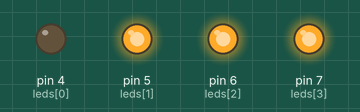
Recording of a sketch running on a simulated Arduino Uno, built with avr-gcc and run on an emulated ATmega328P. Parts: output pins drawn as LEDs (lit = HIGH).

Above: at 0.1 s.
At 1.1 s:
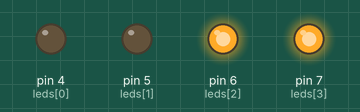
At 2.1 s:
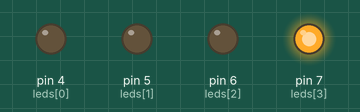
At 3.1 s:
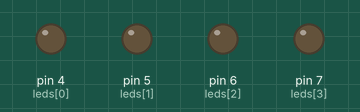
At 14.1 s:
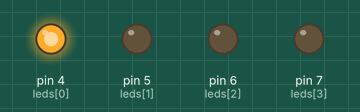
At 17.1 s:
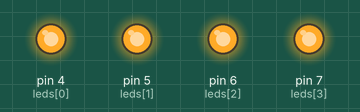
Timing chart, 0 to 18.6 s (numbered marks = the images above):
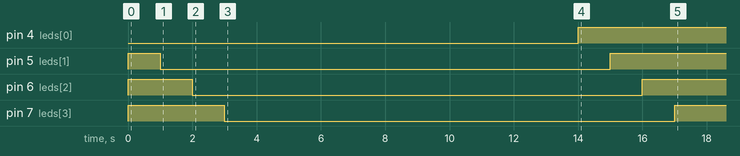

Measured:
- by itself, pin 4 (leds[0]): LOW → HIGH at 14.0 s
- by itself, pin 5 (leds[1]): HIGH → LOW at 1.0 s, → HIGH 14.0 s later
- by itself, pin 6 (leds[2]): HIGH → LOW at 2.0 s, → HIGH 14.0 s later
- by itself, pin 7 (leds[3]): HIGH → LOW at 3.0 s, → HIGH 14.0 s later

The sketch:

front-light.ino
```cpp
char incomingByte;
bool temp = false;
int leds[] = {4, 5, 6, 7};
#define SIZE 4
int i;
int czas= 1000;


void setup() {

  for (i = 0; i < SIZE; i++)
  {
    pinMode(leds[i], OUTPUT);
   digitalWrite(leds[i], HIGH);
  }
  temp = false;

}

void zapalFurtka()
{

//Bar graph
  for (i = 0; i < SIZE; i++)
  {
    digitalWrite(leds[i], LOW);
    delay(czas);
  }

  delay(10000);

  for (i = 0; i < SIZE; i++)
  {
    digitalWrite(leds[i], HIGH);
    delay(czas);
   }

}


void loop() {

if(temp == false)
{
zapalFurtka();
temp = true;
}

}
```
